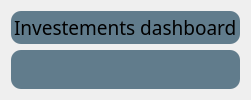
            <widget class="QWidget" name="invest_dash_frame">
             <property name="styleSheet">
              <string notr="true">QFrame{
background-color: #617C8C;
border-radius: 10px;
border: 5px;
}
</string>
             </property>
             <layout class="QVBoxLayout" name="verticalLayout_2">
              <item>
               <widget class="QFrame" name="id_frame">
                <property name="frameShape">
                 <enum>QFrame::StyledPanel</enum>
                </property>
                <property name="frameShadow">
                 <enum>QFrame::Raised</enum>
                </property>
                <layout class="QVBoxLayout" name="verticalLayout_14">
                 <property name="leftMargin">
                  <number>3</number>
                 </property>
                 <property name="topMargin">
                  <number>3</number>
                 </property>
                 <property name="rightMargin">
                  <number>3</number>
                 </property>
                 <property name="bottomMargin">
                  <number>3</number>
                 </property>
                 <item alignment="Qt::AlignHCenter">
                  <widget class="QLabel" name="id_title_label">
                   <property name="font">
                    <font>
                     <family>Futura</family>
                     <pointsize>14</pointsize>
                    </font>
                   </property>
                   <property name="text">
                    <string>Investements dashboard</string>
                   </property>
                  </widget>
                 </item>
                </layout>
               </widget>
              </item>
              <item>
               <widget class="QFrame" name="main_id_frame">
                <property name="sizePolicy">
                 <sizepolicy hsizetype="Preferred" vsizetype="Expanding">
                  <horstretch>0</horstretch>
                  <verstretch>0</verstretch>
                 </sizepolicy>
                </property>
                <property name="frameShape">
                 <enum>QFrame::StyledPanel</enum>
                </property>
                <property name="frameShadow">
                 <enum>QFrame::Raised</enum>
                </property>
                <layout class="QGridLayout" name="gridLayout_3"/>
               </widget>
              </item>
             </layout>
            </widget>
